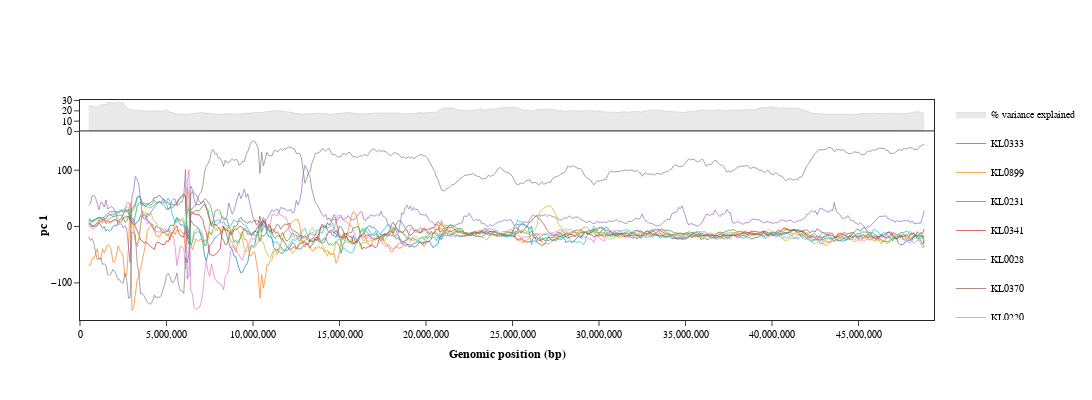

Notebook code cell kept with this figure:
### Code cell
plot.fig

### Figure 1 — Plotly figure (JSON) as saved in the notebook; plotly's stock layout.template omitted (floating-point values rounded to 4 significant figures; data arrays with more than 128 entries replaced by an {"elided": "..."} marker saying what was removed)
{"data": [{"connectgaps": true, "fill": "tozeroy", "hoverinfo": "text", "legendgroup": "% variance explained", "line": {"color": "lightgrey", "width": 0.7}, "mode": "lines", "name": "% variance explained", "text": {"elided": "484 str values"}, "type": "scatter", "x": {"elided": "484 int values"}, "xaxis": "x", "y": {"elided": "484 float values"}, "yaxis": "y"}, {"hoverinfo": "text", "legendgroup": "KL0333", "line": {"color": "rgb(31, 119, 180)", "width": 0.7}, "mode": "lines", "name": "KL0333", "text": {"elided": "485 str values"}, "type": "scatter", "x": {"elided": "485 int values"}, "xaxis": "x2", "y": {"elided": "485 float values"}, "yaxis": "y2"}, {"hoverinfo": "text", "legendgroup": "KL0899", "line": {"color": "rgb(255, 127, 14)", "width": 0.7}, "mode": "lines", "name": "KL0899", "text": {"elided": "485 str values"}, "type": "scatter", "x": {"elided": "485 int values"}, "xaxis": "x2", "y": {"elided": "485 float values"}, "yaxis": "y2"}, {"hoverinfo": "text", "legendgroup": "KL0231", "line": {"color": "rgb(44, 160, 44)", "width": 0.7}, "mode": "lines", "name": "KL0231", "text": {"elided": "485 str values"}, "type": "scatter", "x": {"elided": "485 int values"}, "xaxis": "x2", "y": {"elided": "485 float values"}, "yaxis": "y2"}, {"hoverinfo": "text", "legendgroup": "KL0341", "line": {"color": "rgb(214, 39, 40)", "width": 0.7}, "mode": "lines", "name": "KL0341", "text": {"elided": "485 str values"}, "type": "scatter", "x": {"elided": "485 int values"}, "xaxis": "x2", "y": {"elided": "485 float values"}, "yaxis": "y2"}, {"hoverinfo": "text", "legendgroup": "KL0028", "line": {"color": "rgb(148, 103, 189)", "width": 0.7}, "mode": "lines", "name": "KL0028", "text": {"elided": "485 str values"}, "type": "scatter", "x": {"elided": "485 int values"}, "xaxis": "x2", "y": {"elided": "485 float values"}, "yaxis": "y2"}, {"hoverinfo": "text", "legendgroup": "KL0370", "line": {"color": "rgb(140, 86, 75)", "width": 0.7}, "mode": "lines", "name": "KL0370", "text": {"elided": "485 str values"}, "type": "scatter", "x": {"elided": "485 int values"}, "xaxis": "x2", "y": {"elided": "485 float values"}, "yaxis": "y2"}, {"hoverinfo": "text", "legendgroup": "KL0220", "line": {"color": "rgb(227, 119, 194)", "width": 0.7}, "mode": "lines", "name": "KL0220", "text": {"elided": "485 str values"}, "type": "scatter", "x": {"elided": "485 int values"}, "xaxis": "x2", "y": {"elided": "485 float values"}, "yaxis": "y2"}, {"hoverinfo": "text", "legendgroup": "KL0829", "line": {"color": "rgb(127, 127, 127)", "width": 0.7}, "mode": "lines", "name": "KL0829", "text": {"elided": "485 str values"}, "type": "scatter", "x": {"elided": "485 int values"}, "xaxis": "x2", "y": {"elided": "485 float values"}, "yaxis": "y2"}, {"hoverinfo": "text", "legendgroup": "KL0218", "line": {"color": "rgb(188, 189, 34)", "width": 0.7}, "mode": "lines", "name": "KL0218", "text": {"elided": "485 str values"}, "type": "scatter", "x": {"elided": "485 int values"}, "xaxis": "x2", "y": {"elided": "485 float values"}, "yaxis": "y2"}, {"hoverinfo": "text", "legendgroup": "KL0671", "line": {"color": "rgb(23, 190, 207)", "width": 0.7}, "mode": "lines", "name": "KL0671", "text": {"elided": "485 str values"}, "type": "scatter", "x": {"elided": "485 int values"}, "xaxis": "x2", "y": {"elided": "485 float values"}, "yaxis": "y2"}], "layout": {"font": {"color": "black", "family": "Arial"}, "height": 400, "legend": {"font": {"size": 10}}, "paper_bgcolor": "rgba(0,0,0,0)", "plot_bgcolor": "rgba(0,0,0,0)", "width": 1200, "xaxis": {"anchor": "y", "domain": [0, 1], "linewidth": 1, "matches": "x2", "mirror": false, "range": [1, 49364325], "showticklabels": false, "side": "top", "ticks": ""}, "xaxis2": {"anchor": "y2", "domain": [0, 1], "linewidth": 1, "mirror": true, "range": [1, 49364325], "side": "bottom", "tickfont": {"size": 10}, "tickformat": ",.0f", "ticks": "outside", "title": {"font": {"size": 12}, "standoff": 10, "text": "<b>Genomic position (bp)"}}, "yaxis": {"anchor": "x", "domain": [0.8571, 1], "linewidth": 1, "mirror": true, "side": "left", "tickfont": {"size": 10}, "ticks": "outside"}, "yaxis2": {"anchor": "x2", "domain": [0, 0.8571], "linewidth": 1, "mirror": true, "side": "left", "tickfont": {"size": 10}, "ticks": "outside", "title": {"font": {"size": 12}, "standoff": 0, "text": "<b>pc 1"}}}}
